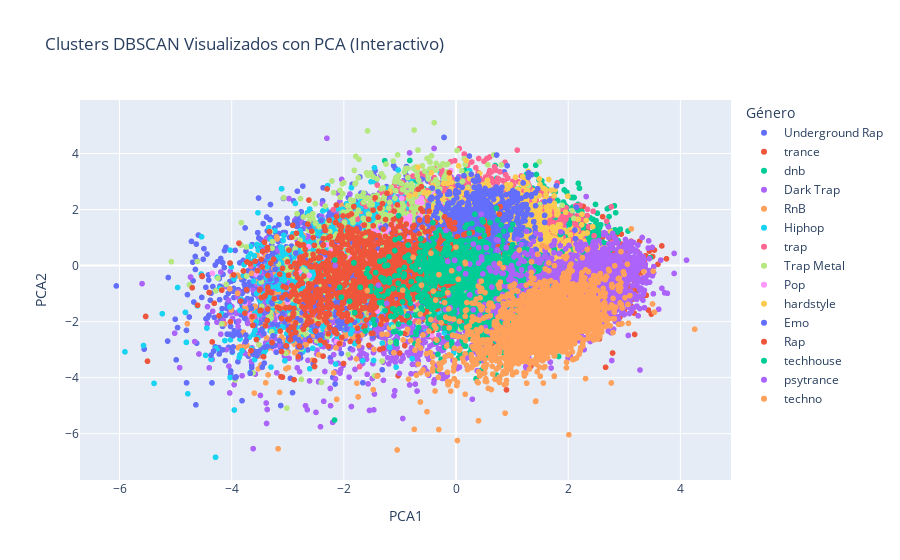

Notebook source saved alongside this figure:
### Code cell
import plotly.express as px
import pandas as pd

# Crear un DataFrame con los PCA y género
pca_df = pd.DataFrame({
    'PCA1': X_pca[:, 0],
    'PCA2': X_pca[:, 1],
    'Genre': genre_label_encoder.inverse_transform(data['genre'])
})

# Plotly scatter plot
fig = px.scatter(pca_df, x='PCA1', y='PCA2', color='Genre',
                 title='Clusters DBSCAN Visualizados con PCA',
                 hover_data=['Genre'])

fig.update_layout(legend_title_text='Género')

fig.show()

### Figure 1 — Plotly figure (JSON) as saved in the notebook; plotly's stock layout.template omitted (floating-point values rounded to 4 significant figures; data arrays with more than 128 entries replaced by an {"elided": "..."} marker saying what was removed)
{"data": [{"customdata": {"elided": "4683x1 str values"}, "hovertemplate": "Genre=%{customdata[0]}<br>PCA1=%{x}<br>PCA2=%{y}<extra></extra>", "legendgroup": "Underground Rap", "marker": {"color": "#636efa", "symbol": "circle"}, "mode": "markers", "name": "Underground Rap", "showlegend": true, "type": "scattergl", "x": {"elided": "4683 float values"}, "xaxis": "x", "y": {"elided": "4683 float values"}, "yaxis": "y"}, {"customdata": {"elided": "2437x1 str values"}, "hovertemplate": "Genre=%{customdata[0]}<br>PCA1=%{x}<br>PCA2=%{y}<extra></extra>", "legendgroup": "trance", "marker": {"color": "#EF553B", "symbol": "circle"}, "mode": "markers", "name": "trance", "showlegend": true, "type": "scattergl", "x": {"elided": "2437 float values"}, "xaxis": "x", "y": {"elided": "2437 float values"}, "yaxis": "y"}, {"customdata": {"elided": "2367x1 str values"}, "hovertemplate": "Genre=%{customdata[0]}<br>PCA1=%{x}<br>PCA2=%{y}<extra></extra>", "legendgroup": "dnb", "marker": {"color": "#00cc96", "symbol": "circle"}, "mode": "markers", "name": "dnb", "showlegend": true, "type": "scattergl", "x": {"elided": "2367 float values"}, "xaxis": "x", "y": {"elided": "2367 float values"}, "yaxis": "y"}, {"customdata": {"elided": "3608x1 str values"}, "hovertemplate": "Genre=%{customdata[0]}<br>PCA1=%{x}<br>PCA2=%{y}<extra></extra>", "legendgroup": "Dark Trap", "marker": {"color": "#ab63fa", "symbol": "circle"}, "mode": "markers", "name": "Dark Trap", "showlegend": true, "type": "scattergl", "x": {"elided": "3608 float values"}, "xaxis": "x", "y": {"elided": "3608 float values"}, "yaxis": "y"}, {"customdata": {"elided": "1703x1 str values"}, "hovertemplate": "Genre=%{customdata[0]}<br>PCA1=%{x}<br>PCA2=%{y}<extra></extra>", "legendgroup": "RnB", "marker": {"color": "#FFA15A", "symbol": "circle"}, "mode": "markers", "name": "RnB", "showlegend": true, "type": "scattergl", "x": {"elided": "1703 float values"}, "xaxis": "x", "y": {"elided": "1703 float values"}, "yaxis": "y"}, {"customdata": {"elided": "2407x1 str values"}, "hovertemplate": "Genre=%{customdata[0]}<br>PCA1=%{x}<br>PCA2=%{y}<extra></extra>", "legendgroup": "Hiphop", "marker": {"color": "#19d3f3", "symbol": "circle"}, "mode": "markers", "name": "Hiphop", "showlegend": true, "type": "scattergl", "x": {"elided": "2407 float values"}, "xaxis": "x", "y": {"elided": "2407 float values"}, "yaxis": "y"}, {"customdata": {"elided": "2405x1 str values"}, "hovertemplate": "Genre=%{customdata[0]}<br>PCA1=%{x}<br>PCA2=%{y}<extra></extra>", "legendgroup": "trap", "marker": {"color": "#FF6692", "symbol": "circle"}, "mode": "markers", "name": "trap", "showlegend": true, "type": "scattergl", "x": {"elided": "2405 float values"}, "xaxis": "x", "y": {"elided": "2405 float values"}, "yaxis": "y"}, {"customdata": {"elided": "1572x1 str values"}, "hovertemplate": "Genre=%{customdata[0]}<br>PCA1=%{x}<br>PCA2=%{y}<extra></extra>", "legendgroup": "Trap Metal", "marker": {"color": "#B6E880", "symbol": "circle"}, "mode": "markers", "name": "Trap Metal", "showlegend": true, "type": "scattergl", "x": {"elided": "1572 float values"}, "xaxis": "x", "y": {"elided": "1572 float values"}, "yaxis": "y"}, {"customdata": {"elided": "363x1 str values"}, "hovertemplate": "Genre=%{customdata[0]}<br>PCA1=%{x}<br>PCA2=%{y}<extra></extra>", "legendgroup": "Pop", "marker": {"color": "#FF97FF", "symbol": "circle"}, "mode": "markers", "name": "Pop", "showlegend": true, "type": "scattergl", "x": {"elided": "363 float values"}, "xaxis": "x", "y": {"elided": "363 float values"}, "yaxis": "y"}, {"customdata": {"elided": "2317x1 str values"}, "hovertemplate": "Genre=%{customdata[0]}<br>PCA1=%{x}<br>PCA2=%{y}<extra></extra>", "legendgroup": "hardstyle", "marker": {"color": "#FECB52", "symbol": "circle"}, "mode": "markers", "name": "hardstyle", "showlegend": true, "type": "scattergl", "x": {"elided": "2317 float values"}, "xaxis": "x", "y": {"elided": "2317 float values"}, "yaxis": "y"}, {"customdata": {"elided": "1339x1 str values"}, "hovertemplate": "Genre=%{customdata[0]}<br>PCA1=%{x}<br>PCA2=%{y}<extra></extra>", "legendgroup": "Emo", "marker": {"color": "#636efa", "symbol": "circle"}, "mode": "markers", "name": "Emo", "showlegend": true, "type": "scattergl", "x": {"elided": "1339 float values"}, "xaxis": "x", "y": {"elided": "1339 float values"}, "yaxis": "y"}, {"customdata": {"elided": "1507x1 str values"}, "hovertemplate": "Genre=%{customdata[0]}<br>PCA1=%{x}<br>PCA2=%{y}<extra></extra>", "legendgroup": "Rap", "marker": {"color": "#EF553B", "symbol": "circle"}, "mode": "markers", "name": "Rap", "showlegend": true, "type": "scattergl", "x": {"elided": "1507 float values"}, "xaxis": "x", "y": {"elided": "1507 float values"}, "yaxis": "y"}, {"customdata": {"elided": "2407x1 str values"}, "hovertemplate": "Genre=%{customdata[0]}<br>PCA1=%{x}<br>PCA2=%{y}<extra></extra>", "legendgroup": "techhouse", "marker": {"color": "#00cc96", "symbol": "circle"}, "mode": "markers", "name": "techhouse", "showlegend": true, "type": "scattergl", "x": {"elided": "2407 float values"}, "xaxis": "x", "y": {"elided": "2407 float values"}, "yaxis": "y"}, {"customdata": {"elided": "2363x1 str values"}, "hovertemplate": "Genre=%{customdata[0]}<br>PCA1=%{x}<br>PCA2=%{y}<extra></extra>", "legendgroup": "psytrance", "marker": {"color": "#ab63fa", "symbol": "circle"}, "mode": "markers", "name": "psytrance", "showlegend": true, "type": "scattergl", "x": {"elided": "2363 float values"}, "xaxis": "x", "y": {"elided": "2363 float values"}, "yaxis": "y"}, {"customdata": {"elided": "2366x1 str values"}, "hovertemplate": "Genre=%{customdata[0]}<br>PCA1=%{x}<br>PCA2=%{y}<extra></extra>", "legendgroup": "techno", "marker": {"color": "#FFA15A", "symbol": "circle"}, "mode": "markers", "name": "techno", "showlegend": true, "type": "scattergl", "x": {"elided": "2366 float values"}, "xaxis": "x", "y": {"elided": "2366 float values"}, "yaxis": "y"}], "layout": {"legend": {"title": {"text": "Género"}, "tracegroupgap": 0}, "title": {"text": "Clusters DBSCAN Visualizados con PCA (Interactivo)"}, "xaxis": {"anchor": "y", "domain": [0, 1], "title": {"text": "PCA1"}}, "yaxis": {"anchor": "x", "domain": [0, 1], "title": {"text": "PCA2"}}}}
